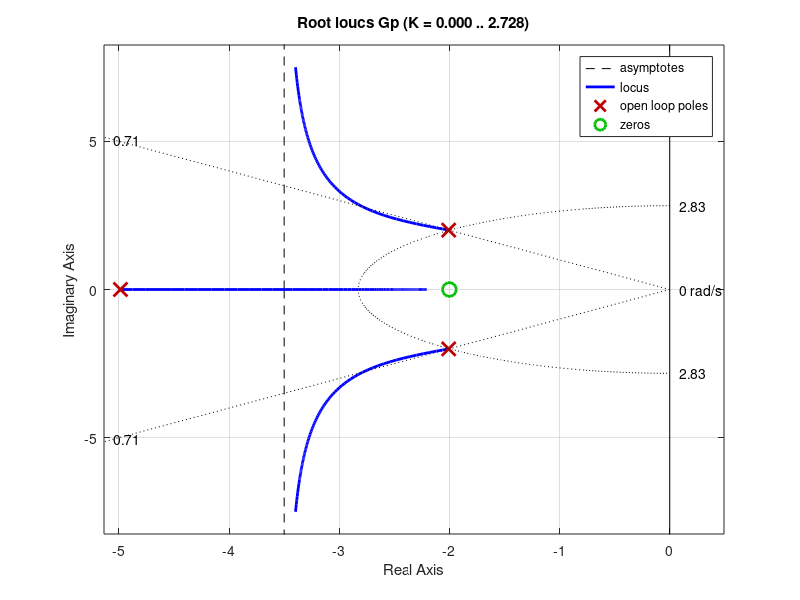

MATLAB code for this plot: (Note: this script raises an error after producing the figure.)
Q2 = tf(6 , [6 54 48 0 ]);
% rlocus(Q2);
%sgrid(0.707 , 2.828); % sigma = 1/Time c, sigma = Wn*Zeta 
PD = pid(40.12 , 0 , 20.06)
Gp = feedback(PD*Q2 , 1)
rlocus(Gp)
sgrid(0.707 , 2.828)
stepinfo(Gp) 
